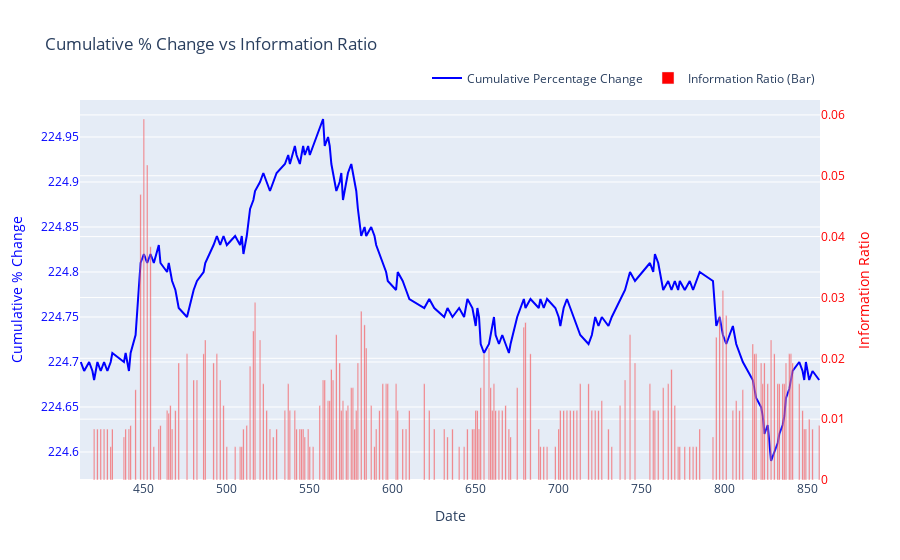

Here is the notebook cell this chart was saved with:
### Code cell
k = d[['ask']].dropna()[200:400]
k['var'] = k['ask'].rolling(5).std()
import plotly.graph_objects as go
fig = go.Figure()
fig.add_trace(
    go.Scatter(
        x=k.index,
        y=k['ask'],
        mode="lines",
        name="Cumulative Percentage Change",
        yaxis="y1",  # Map to primary y-axis
        line=dict(color="blue")
    )
)

fig.add_trace(
    go.Bar(
        x=k.index,
        y=k['var'],
        name="Information Ratio (Bar)",
        yaxis="y2",  # Map to secondary y-axis
        marker=dict(color="red", opacity=0.6)
    )
)

fig.update_layout(
    title="Cumulative % Change vs Information Ratio",
    xaxis=dict(title="Date"),
    yaxis=dict(
        title="Cumulative % Change",
        titlefont=dict(color="blue"),
        tickfont=dict(color="blue")
    ),
    yaxis2=dict(
        title="Information Ratio",
        titlefont=dict(color="red"),
        tickfont=dict(color="red"),
        overlaying="y",
        side="right"
    ),
    legend=dict(orientation="h", yanchor="bottom", y=1.02, xanchor="right", x=1)
)

fig.show()

### Figure 1 — Plotly figure (JSON) as saved in the notebook; plotly's stock layout.template omitted (floating-point values rounded to 4 significant figures; data arrays with more than 128 entries replaced by an {"elided": "..."} marker saying what was removed)
{"data": [{"line": {"color": "blue"}, "mode": "lines", "name": "Cumulative Percentage Change", "type": "scatter", "x": {"elided": "200 int values"}, "y": {"elided": "200 float values"}, "yaxis": "y"}, {"marker": {"color": "red", "opacity": 0.6}, "name": "Information Ratio (Bar)", "type": "bar", "x": {"elided": "200 int values"}, "y": {"elided": "200 float values"}, "yaxis": "y2"}], "layout": {"legend": {"orientation": "h", "x": 1, "xanchor": "right", "y": 1.02, "yanchor": "bottom"}, "title": {"text": "Cumulative % Change vs Information Ratio"}, "xaxis": {"title": {"text": "Date"}}, "yaxis": {"tickfont": {"color": "blue"}, "title": {"font": {"color": "blue"}, "text": "Cumulative % Change"}}, "yaxis2": {"overlaying": "y", "side": "right", "tickfont": {"color": "red"}, "title": {"font": {"color": "red"}, "text": "Information Ratio"}}}}
